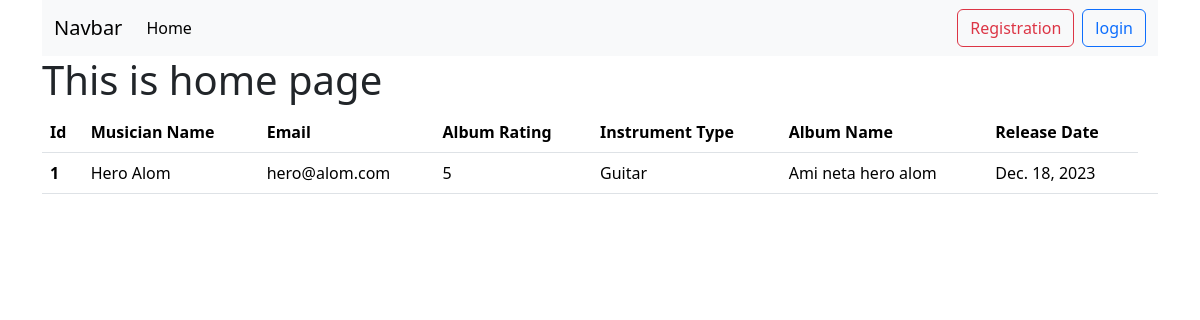
/, run on an earlier commit of the app's database.
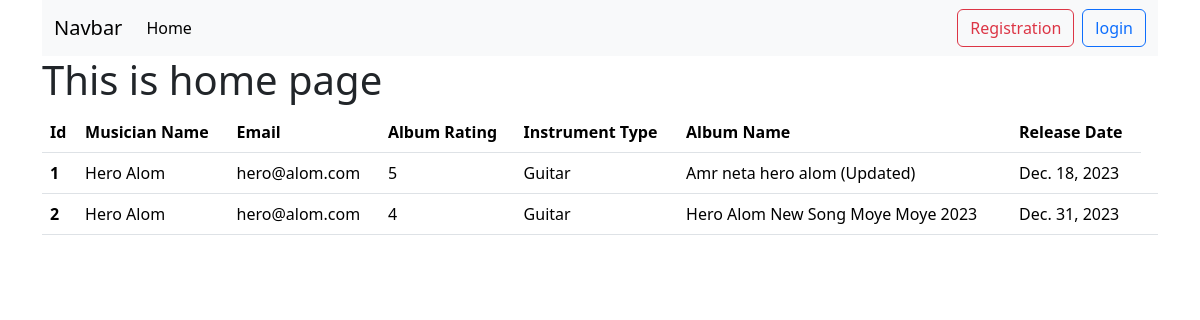
And on a later commit of the database.
### album/models.py (models this page shows, shortened)
class Album(models.Model):
    album_name = models.CharField(max_length=200)
    musician = models.ForeignKey(Musician, on_delete=models.CASCADE)
    album_release_date = models.DateField()
    rating = models.IntegerField(choices=[(i, str(i)) for i in range(1, 6)])

### musician/models.py (models this page shows, shortened)
class Musician(models.Model):
    first_name = models.CharField(max_length=200)
    last_name = models.CharField(max_length=200)
    email = models.EmailField()
    phone = models.IntegerField()
    instrument_type = models.CharField(max_length=200)

### Musicians_Directory/views.py (the view)
# urls.py: path('', views.home, name='home'),
def home(request):
    data = Album.objects.all()
    return render(request,'home.html',{'data':data})

### templates/home.html (shortened to what this page needs)
{% extends "base.html" %} {% block content %} {% load static %}
<h1>This is home page</h1>
<table class="table">
  <thead>
    <tr>
      <th scope="col">Id</th>
      <th scope="col">Musician Name</th>
      <th scope="col">Email</th>
      <th scope="col">Album Rating</th>
      <th scope="col">Instrument Type</th>
      <th scope="col">Album Name</th>
      <th scope="col">Release Date</th>
    </tr>
  </thead>
  <tbody>
    {% for album in data %}
    <tr>
      <th scope="row">{{ album.id }}</th>
      <td>{{ album.musician.first_name }} {{ album.musician.last_name }}</td>
      <td>{{ album.musician.email }}</td>
      <td>{{ album.rating }}</td>
      <td>{{ album.musician.instrument_type }}</td>
      <td>{{ album.album_name }}</td>
      <td>{{ album.album_release_date }}</td>
      <td>
      </td>
    </tr>
    {% endfor %}
  </tbody>
</table>
{% endblock %}

What changed in the data, as far as the page shows it:
changed Album id 1: album_name "Ami neta hero alom" → "Amr neta hero alom (Updated)"
added Album: id "2", musician.first_name "Hero", musician.last_name "Alom", musician.email "hero@alom.com", rating "4", musician.instrument_type "Guitar", album_name "Hero Alom New Song Moye Moye 2023", album_release_date "Dec. 31, 2023"
